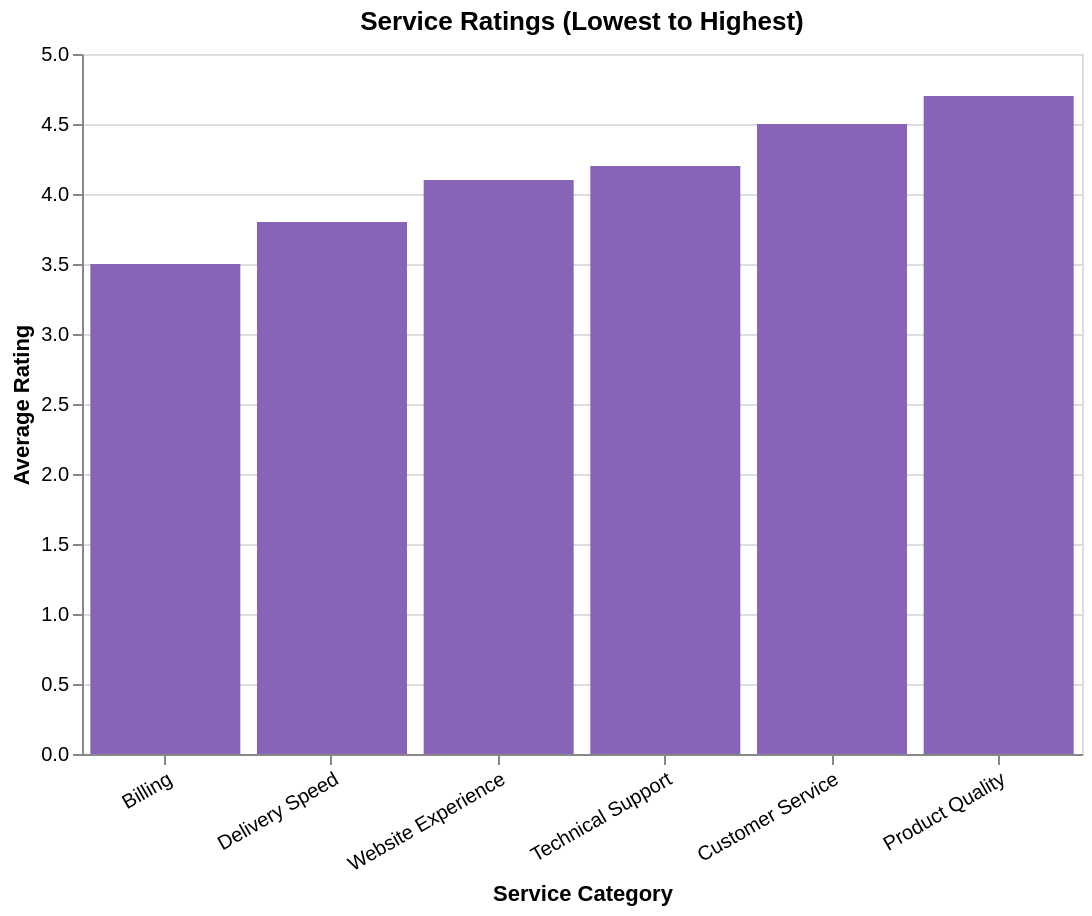

Vega-Lite specification for this chart:
### Vega-Lite specification from a JSON file in a GitHub repository (floating-point values rounded to 4 significant figures)
{"$schema": "https://vega.github.io/schema/vega-lite/v5.json", "description": "Customer satisfaction scores ordered by average rating (ascending)", "width": 500, "height": 350, "data": {"values": [{"service": "Technical Support", "rating": 4.2}, {"service": "Billing", "rating": 3.5}, {"service": "Product Quality", "rating": 4.7}, {"service": "Delivery Speed", "rating": 3.8}, {"service": "Customer Service", "rating": 4.5}, {"service": "Website Experience", "rating": 4.1}]}, "mark": {"type": "bar", "color": "#8764B8"}, "encoding": {"x": {"field": "service", "type": "nominal", "sort": {"field": "rating", "op": "mean", "order": "ascending"}, "axis": {"title": "Service Category", "labelAngle": -30}}, "y": {"field": "rating", "type": "quantitative", "scale": {"domain": [0, 5]}, "axis": {"title": "Average Rating", "format": ".1f"}}}, "title": "Service Ratings (Lowest to Highest)"}
